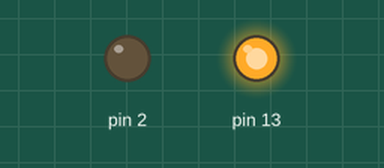
This sketch was run on a simulated Arduino Uno, built with avr-gcc and run on an emulated ATmega328P. On the bench: output pins drawn as LEDs (lit = HIGH).

Above: at 0.5 s.
At 2.5 s:
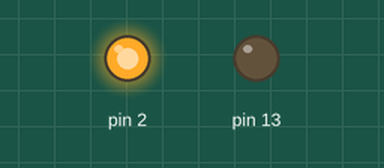
At 3.5 s:
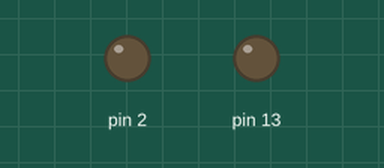
Timing chart, 0 to 5.2 s (numbered marks = the images above):
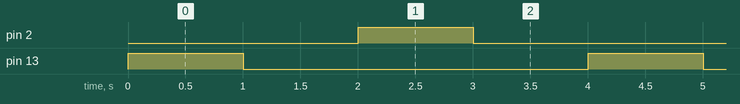

Measured:
- by itself, pin 2, pin 13: alternates HIGH for 1.0 s and LOW for 3.0 s
- by itself, everything shown: repeats every 4.0 s, in 4 steps

The sketch:

sketch_jul16b.ino
```cpp
#include "LedClass.h"
LedClass l13(13);
LedClass l2(2);

void setup() {
  // put your setup code here, to run once:

  l13.begin();
  l2.begin();
}

void loop() {
  // put your main code here, to run repeatedly:
  l13.turn_on();
  delay(1000);
  l13.turn_off();
  delay(1000);
   l2.turn_on();
  delay(1000);
  l2.turn_off();
  delay(1000);

}
```
